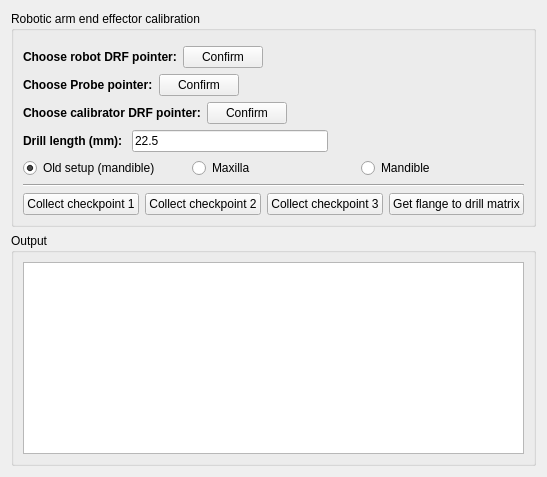
     <widget class="QWidget" name="tab_3">
      <attribute name="title">
       <string>Dental drill</string>
      </attribute>
      <layout class="QGridLayout" name="gridLayout_9">
       <item row="0" column="0">
        <widget class="QGroupBox" name="groupBox_4">
         <property name="title">
          <string>Robotic arm end effector calibration</string>
         </property>
         <layout class="QGridLayout" name="gridLayout_7">
          <item row="3" column="0">
           <layout class="QHBoxLayout" name="horizontalLayout_11">
            <item>
             <widget class="QLabel" name="label_8">
              <property name="text">
               <string>&lt;html&gt;&lt;head/&gt;&lt;body&gt;&lt;p&gt;&lt;span style=&quot; font-weight:600;&quot;&gt;Choose calibrator DRF pointer:&lt;/span&gt;&lt;/p&gt;&lt;/body&gt;&lt;/html&gt;</string>
              </property>
             </widget>
            </item>
            <item>
             <layout class="QHBoxLayout" name="horizontalLayout_9">
              <item>
               <widget class="QPushButton" name="pushButton_confirmCalibratorDrf_dental">
                <property name="text">
                 <string>Confirm</string>
                </property>
               </widget>
              </item>
              <item>
               <spacer name="horizontalSpacer_9">
                <property name="orientation">
                 <enum>Qt::Horizontal</enum>
                </property>
                <property name="sizeHint" stdset="0">
                 <size>
                  <width>40</width>
                  <height>20</height>
                 </size>
                </property>
               </spacer>
              </item>
              <item>
               <widget class="QLabel" name="label_calibratorDrf_dental">
                <property name="text">
                 <string>&lt;none&gt;</string>
                </property>
               </widget>
              </item>
             </layout>
            </item>
           </layout>
          </item>
          <item row="7" column="0">
           <layout class="QHBoxLayout" name="horizontalLayout_21">
            <item>
             <layout class="QHBoxLayout" name="horizontalLayout_19">
              <item>
               <widget class="QPushButton" name="pushButton_checkPoint_1_dental">
                <property name="text">
                 <string>Collect checkpoint 1</string>
                </property>
               </widget>
              </item>
              <item>
               <widget class="QPushButton" name="pushButton_checkPoint_2_dental">
                <property name="text">
                 <string>Collect checkpoint 2</string>
                </property>
               </widget>
              </item>
              <item>
               <widget class="QPushButton" name="pushButton_checkPoint_3_dental">
                <property name="text">
                 <string>Collect checkpoint 3</string>
                </property>
               </widget>
              </item>
             </layout>
            </item>
            <item>
             <widget class="QPushButton" name="pushButton_getFlangeToDrill_dental">
              <property name="text">
               <string>Get flange to drill matrix</string>
              </property>
             </widget>
            </item>
           </layout>
          </item>
          <item row="1" column="0">
           <layout class="QHBoxLayout" name="horizontalLayout_3">
            <item>
             <widget class="QLabel" name="label_6">
              <property name="text">
               <string>&lt;html&gt;&lt;head/&gt;&lt;body&gt;&lt;p&gt;&lt;span style=&quot; font-weight:600;&quot;&gt;Choose robot DRF pointer:&lt;/span&gt;&lt;/p&gt;&lt;/body&gt;&lt;/html&gt;</string>
              </property>
             </widget>
            </item>
            <item>
             <layout class="QHBoxLayout" name="horizontalLayout_7">
              <item>
               <widget class="QPushButton" name="pushButton_confirmRobotDrf_dental">
                <property name="text">
                 <string>Confirm</string>
                </property>
               </widget>
              </item>
              <item>
               <spacer name="horizontalSpacer_7">
                <property name="orientation">
                 <enum>Qt::Horizontal</enum>
                </property>
                <property name="sizeHint" stdset="0">
                 <size>
                  <width>40</width>
                  <height>20</height>
                 </size>
                </property>
               </spacer>
              </item>
              <item>
               <widget class="QLabel" name="label_robotDrf_dental">
                <property name="text">
                 <string>&lt;none&gt;</string>
                </property>
               </widget>
              </item>
             </layout>
            </item>
           </layout>
          </item>
          <item row="2" column="0">
           <layout class="QHBoxLayout" name="horizontalLayout_10">
            <item>
             <widget class="QLabel" name="label_7">
              <property name="text">
               <string>&lt;html&gt;&lt;head/&gt;&lt;body&gt;&lt;p&gt;&lt;span style=&quot; font-weight:600;&quot;&gt;Choose Probe pointer:&lt;/span&gt;&lt;/p&gt;&lt;/body&gt;&lt;/html&gt;</string>
              </property>
             </widget>
            </item>
            <item>
             <layout class="QHBoxLayout" name="horizontalLayout_6">
              <item>
               <widget class="QPushButton" name="pushButton_confirmProbe_dental">
                <property name="text">
                 <string>Confirm</string>
                </property>
               </widget>
              </item>
              <item>
               <spacer name="horizontalSpacer_6">
                <property name="orientation">
                 <enum>Qt::Horizontal</enum>
                </property>
                <property name="sizeHint" stdset="0">
                 <size>
                  <width>40</width>
                  <height>20</height>
                 </size>
                </property>
               </spacer>
              </item>
              <item>
               <widget class="QLabel" name="label_probe_dental">
                <property name="text">
                 <string>&lt;none&gt;</string>
                </property>
               </widget>
              </item>
             </layout>
            </item>
           </layout>
          </item>
          <item row="0" column="0">
           <widget class="QmitkNavigationDataSourceSelectionWidget" name="navipointerSelectionWidget_dental" native="true"/>
          </item>
          <item row="5" column="0">
           <layout class="QHBoxLayout" name="horizontalLayout_8">
            <item>
             <widget class="QRadioButton" name="radioButton_oldDental">
              <property name="text">
               <string>Old setup (mandible)</string>
              </property>
              <property name="checked">
               <bool>true</bool>
              </property>
             </widget>
            </item>
            <item>
             <widget class="QRadioButton" name="radioButton_maxilla">
              <property name="text">
               <string>Maxilla</string>
              </property>
              <property name="checked">
               <bool>false</bool>
              </property>
             </widget>
            </item>
            <item>
             <widget class="QRadioButton" name="radioButton_mandible">
              <property name="text">
               <string>Mandible</string>
              </property>
             </widget>
            </item>
           </layout>
          </item>
          <item row="6" column="0">
           <widget class="Line" name="line_4">
            <property name="orientation">
             <enum>Qt::Horizontal</enum>
            </property>
           </widget>
          </item>
          <item row="4" column="0">
           <layout class="QHBoxLayout" name="horizontalLayout_12">
            <item>
             <widget class="QLabel" name="label_3">
              <property name="font">
               <font>
                <weight>75</weight>
                <bold>true</bold>
               </font>
              </property>
              <property name="text">
               <string>Drill length (mm): </string>
              </property>
             </widget>
            </item>
            <item>
             <widget class="QLineEdit" name="lineEdit_drillLength_dental">
              <property name="text">
               <string>22.5</string>
              </property>
             </widget>
            </item>
            <item>
             <spacer name="horizontalSpacer_3">
              <property name="orientation">
               <enum>Qt::Horizontal</enum>
              </property>
              <property name="sizeHint" stdset="0">
               <size>
                <width>40</width>
                <height>20</height>
               </size>
              </property>
             </spacer>
            </item>
           </layout>
          </item>
         </layout>
        </widget>
       </item>
       <item row="1" column="0">
        <widget class="QGroupBox" name="groupBox_5">
         <property name="title">
          <string>Output</string>
         </property>
         <layout class="QGridLayout" name="gridLayout_8">
          <item row="0" column="0">
           <widget class="QTextBrowser" name="textBrowser_dental"/>
          </item>
         </layout>
        </widget>
       </item>
      </layout>
     </widget>
